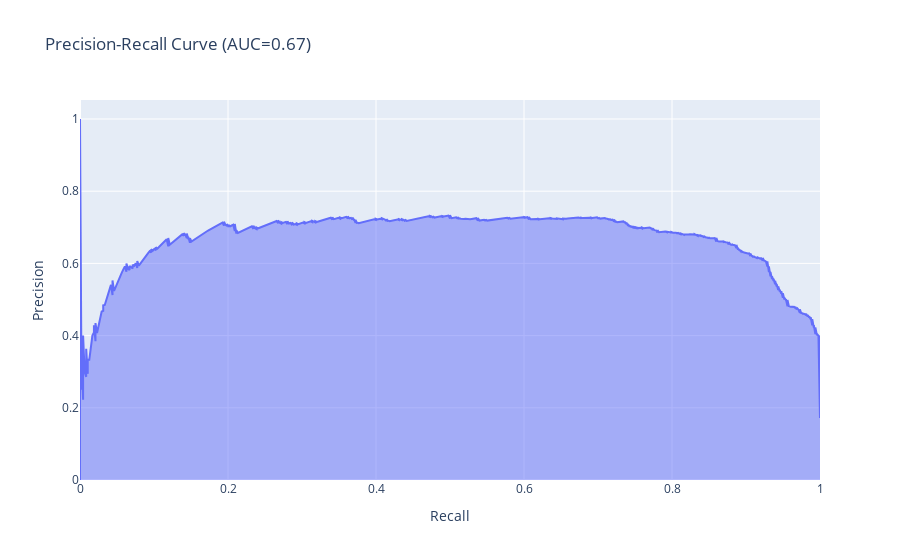

The notebook cell saved with this chart:
### Markdown cell above
Curva Precision-Recall:

### Code cell
y_hat = predict_loop(model, test_loader)
precision, recall, thresholds = precision_recall_curve(y_test, y_hat)
px.area(
    x=recall, 
    y=precision, 
    title=f'Precision-Recall Curve (AUC={auc(recall, precision):.2f})', 
    labels={'x': 'Recall', 'y': 'Precision'},
    )

### Figure 1 — Plotly figure (JSON) as saved in the notebook; plotly's stock layout.template omitted (floating-point values rounded to 4 significant figures; data arrays with more than 128 entries replaced by an {"elided": "..."} marker saying what was removed)
{"data": [{"fillpattern": {"shape": ""}, "hovertemplate": "Recall=%{x}<br>Precision=%{y}<extra></extra>", "legendgroup": "", "line": {"color": "#636efa"}, "marker": {"symbol": "circle"}, "mode": "lines", "name": "", "orientation": "v", "showlegend": false, "stackgroup": "1", "type": "scatter", "x": {"elided": "2717 float values"}, "xaxis": "x", "y": {"elided": "2717 float values"}, "yaxis": "y"}], "layout": {"legend": {"tracegroupgap": 0}, "title": {"text": "Precision-Recall Curve (AUC=0.67)"}, "xaxis": {"anchor": "y", "domain": [0, 1], "title": {"text": "Recall"}}, "yaxis": {"anchor": "x", "domain": [0, 1], "title": {"text": "Precision"}}}}
